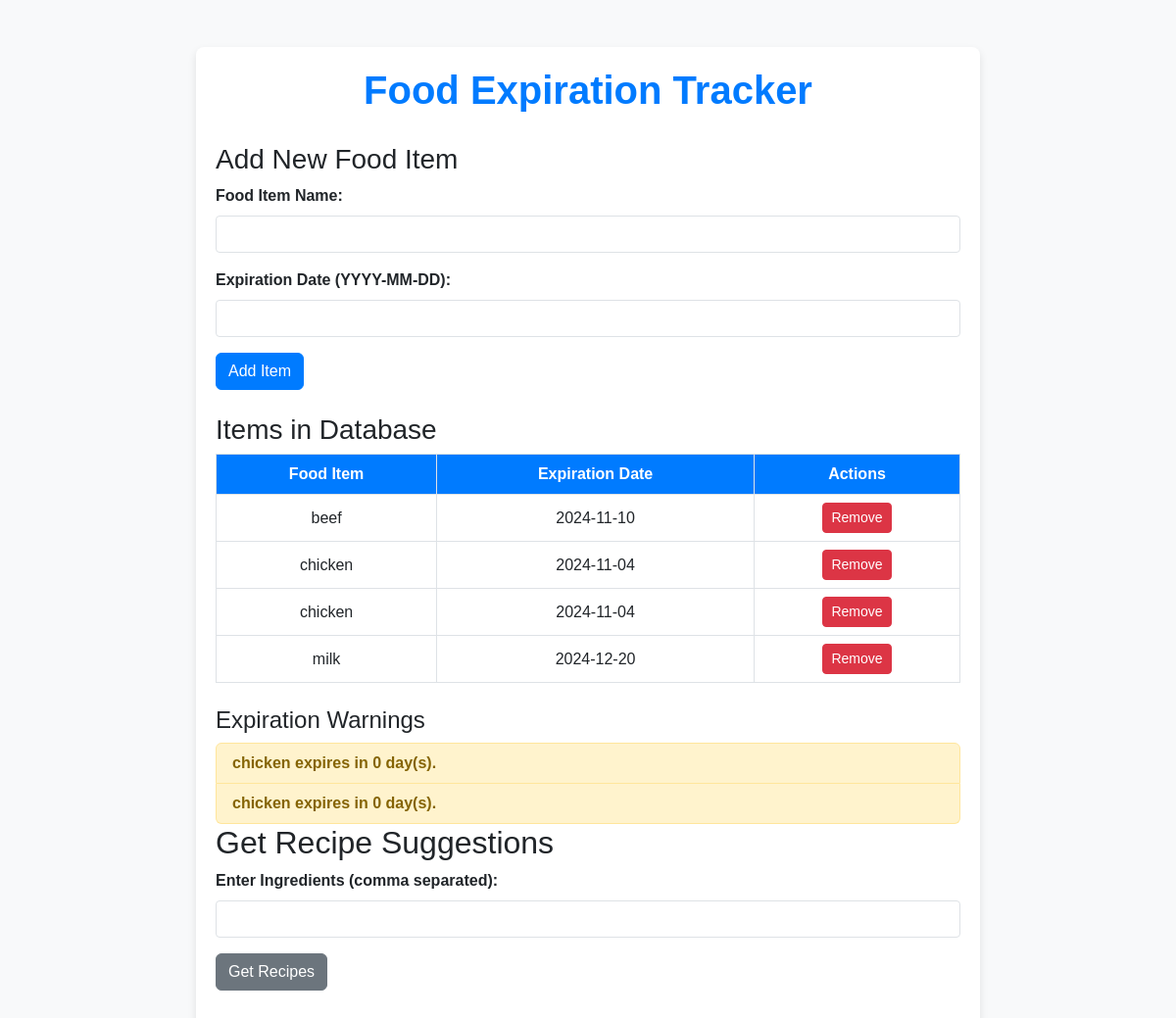
Before: / with the older database file.
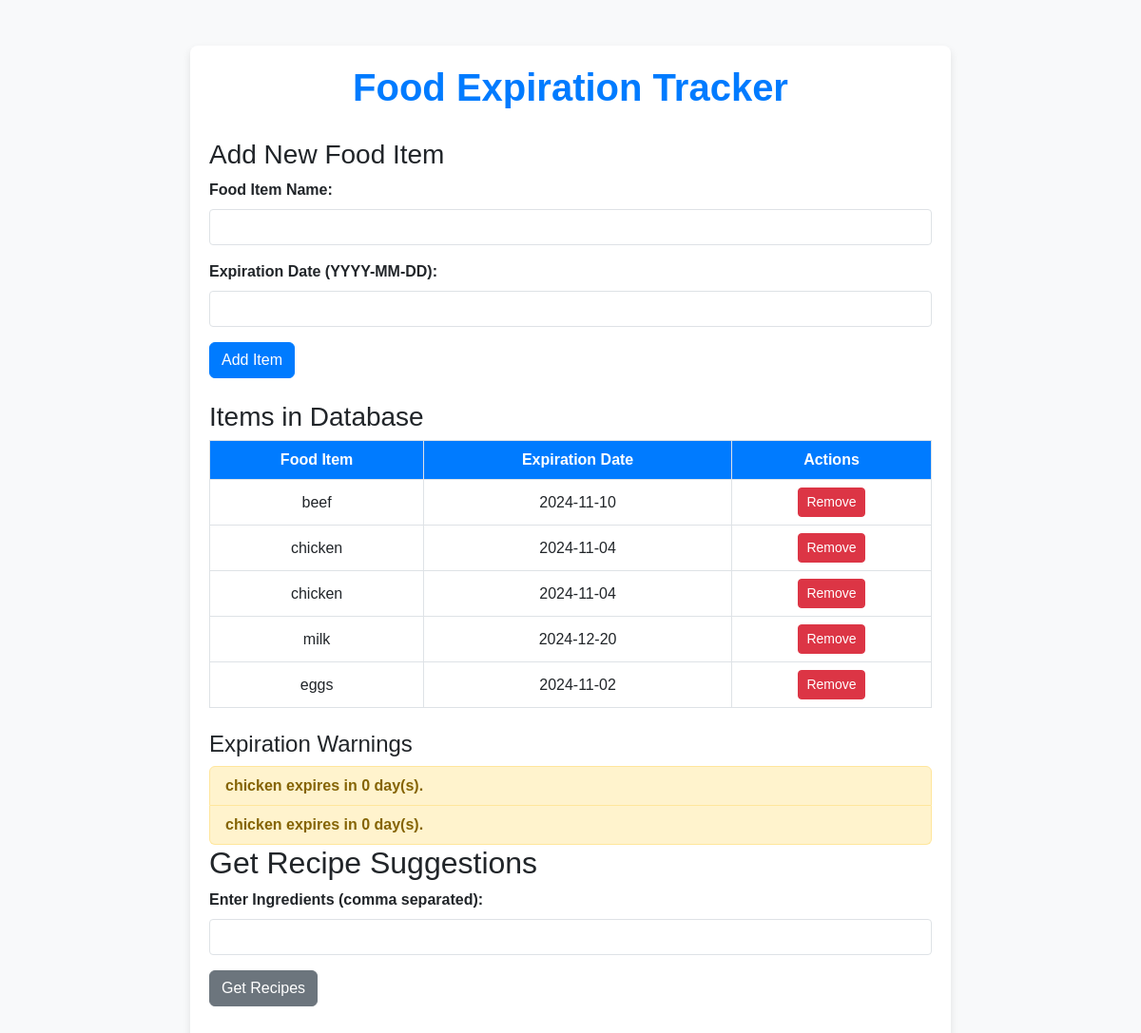
After: the same page with the newer database file.
### tables this page shows
CREATE TABLE food_items (
                        id INTEGER PRIMARY KEY AUTOINCREMENT,
                        name TEXT NOT NULL,
                        expiration_date TEXT NOT NULL);

### app.py (the view)
@app.route('/')
def index():
    conn = sqlite3.connect(DB_PATH)
    cursor = conn.cursor()
    cursor.execute("SELECT id, name, expiration_date FROM food_items")
    items = cursor.fetchall()
    conn.close()
    notifications = []
    today = datetime.today()
    for item_id, name, exp_date in items:
        days_left = (datetime.strptime(exp_date, "%Y-%m-%d") - today).days
        if 0 <= days_left <= 3:
            notifications.append(f"{name} expires in {days_left} day(s).")
    return render_template('index.html', items=items, notifications=notifications)

### templates/index.html (shortened to what this page needs)
<!DOCTYPE html>
<html lang="en">
<head>
    <link href="https://cdn.jsdelivr.net/npm/bootstrap@5.3.0-alpha1/dist/css/bootstrap.min.css" rel="stylesheet">
    <link href="{{ url_for('static', filename='style.css') }}" rel="stylesheet">
</head>
<body>
    <div class="container mt-5">
        <h1>Food Expiration Tracker</h1>
        <h3>Add New Food Item</h3>
        <form action="{{ url_for('add_item') }}" method="POST" class="mb-4">
            <div class="mb-3">
                <label for="name" class="form-label">Food Item Name:</label>
                <input type="text" name="name" id="name" class="form-control" required>
            </div>
            <div class="mb-3">
                <label for="expiration_date" class="form-label">Expiration Date (YYYY-MM-DD):</label>
                <input type="text" name="expiration_date" id="expiration_date" class="form-control" required>
            </div>
            <button type="submit" class="btn btn-primary">Add Item</button>
        </form>
        <h3>Items in Database</h3>
        <table class="table table-bordered">
            <thead>
                <tr>
                    <th>Food Item</th>
                    <th>Expiration Date</th>
                    <th>Actions</th>
                </tr>
            </thead>
            <tbody>
                {% for id, name, date in items %}
                    <tr>
                        <td>{{ name }}</td>
                        <td>{{ date }}</td>
                        <td>
                            <a href="{{ url_for('delete_item', item_id=id) }}" class="btn btn-danger btn-sm">Remove</a>
                        </td>
                    </tr>
                {% endfor %}
            </tbody>
        </table>
        {% if notifications %}
            <h4 class="mt-4">Expiration Warnings</h4>
            <ul class="list-group">
                {% for notification in notifications %}
                    <li class="list-group-item list-group-item-warning">{{ notification }}</li>
                {% endfor %}
            </ul>
        {% endif %}
        <h2>Get Recipe Suggestions</h2>
        <form id="ingredients-form" class="mb-4">
            <div class="mb-3">
                <label for="ingredients" class="form-label">Enter Ingredients (comma separated):</label>
                <input type="text" id="ingredients" class="form-control" required>
            </div>
            <button type="submit" class="btn btn-secondary">Get Recipes</button>
        </form>
    </div>
</body>
</html>

### static/style.css (style rules this page uses)
body { background-color: #f8f9fa; font-family: Arial, sans-serif; }
.container { max-width: 800px; margin-top: 40px; padding: 20px; background: #ffffff; box-shadow: 0 4px 8px rgba(0, 0, 0, 0.1); border-radius: 8px; }
h1 { color: #007bff; text-align: center; font-weight: bold; margin-bottom: 30px; }
.table { background: #ffffff; border-radius: 5px; }
.table th { background-color: #007bff; color: white; }
.table td, .table th { text-align: center; vertical-align: middle; }
.btn-primary { background-color: #007bff; border-color: #007bff; }
.btn-danger { background-color: #dc3545; border-color: #dc3545; }
.form-label { font-weight: bold; }
input[type="text"] { border-radius: 4px; }
.list-group-item-warning { background-color: #fff3cd; color: #856404; font-weight: bold; }

Changed rows visible on the page:
added food_items: name "eggs", expiration_date "2024-11-02"
